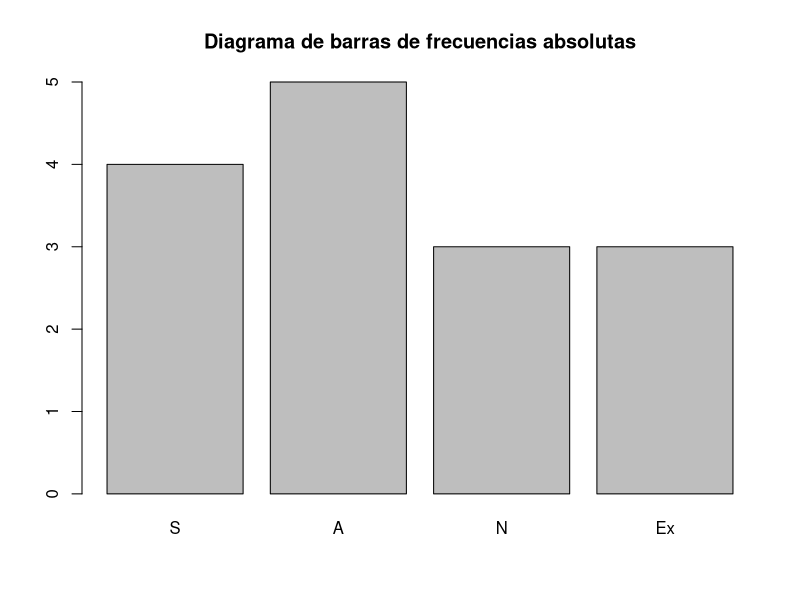
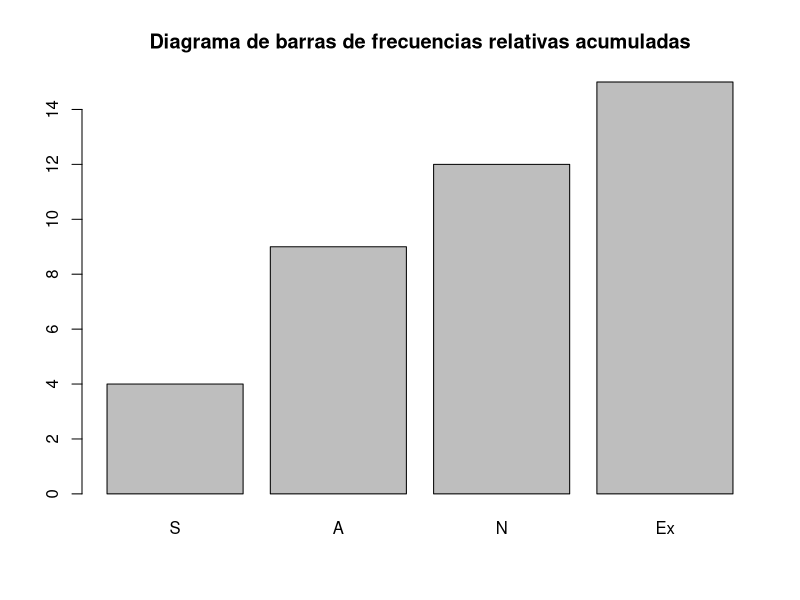

The R script that drew these images, in order:
## ---- chunk 1
knitr::opts_chunk$set(echo = TRUE, comment = NA)
## ---- chunk 2
notas = ordered(c("S","A", "N", "Ex", "S", "S", "Ex", "Ex", "N", "A", "A", "A",
                  "A", "N", "S"), levels = c("S", "A", "N", "Ex"))
table(notas)
## ---- chunk 3
notas
fAbs = table(notas) #Frec. abs.
cumsum(fAbs) #Frec. abs. acumuladas
## ---- chunk 4
cumsum(prop.table(fAbs)) #Frec. relativas acumuladas
barplot(fAbs, main = "Diagrama de barras de frecuencias absolutas")
## ---- chunk 5
barplot(cumsum(fAbs), main = "Diagrama de barras de frecuencias relativas acumuladas")
## ---- chunk 6
cumsum(table(notas))/length(notas)
cumsum(table(notas)/length(notas))
